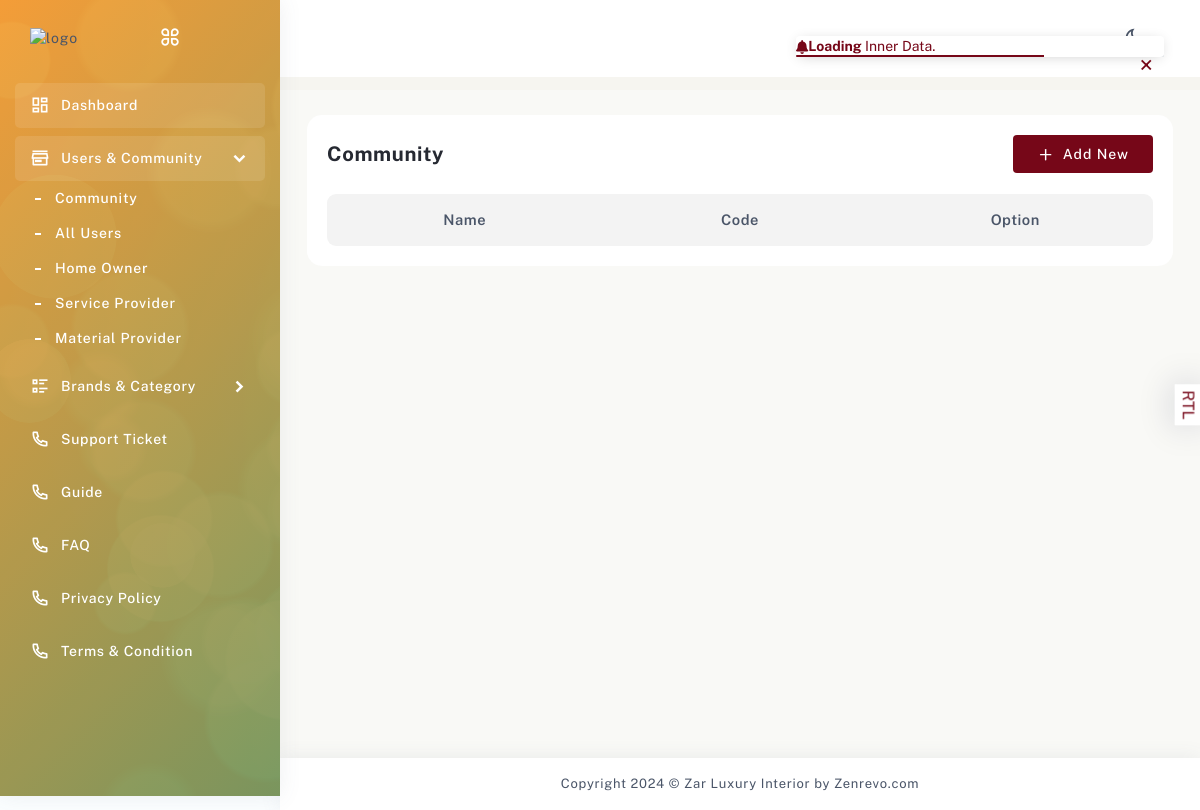
The page /dashboard/community on the database as committed earlier.
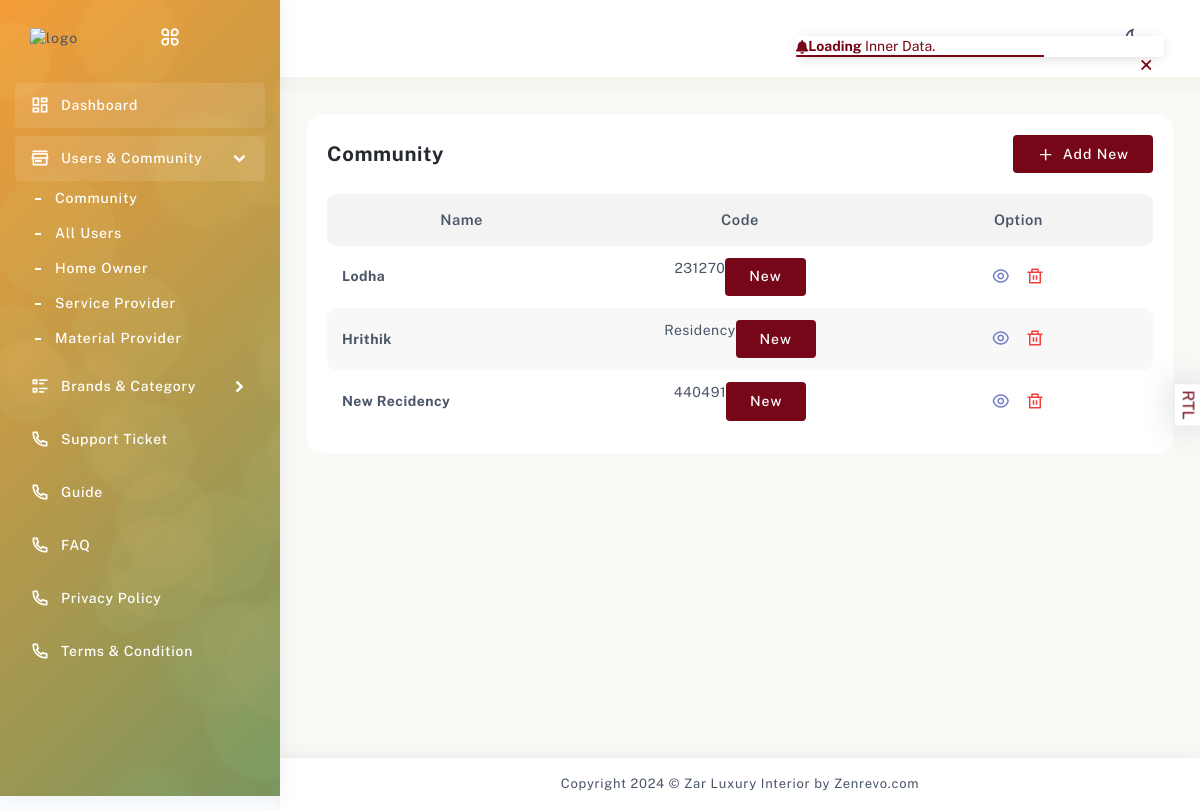
The same page on the database as committed later.
### main_app/models.py (models this page shows, shortened)
class Community(models.Model):
    name = models.CharField(max_length=100)
    description = models.TextField()
    code = models.CharField(max_length=10, unique=True, blank=True, null=True)
    created_at = models.DateTimeField(auto_now_add=True)
    updated_at = models.DateTimeField(auto_now=True)

### home/views.py (the view, shortened to what this page needs)
# urls.py: path('community',views.all_community,name='all_community'),
def all_community(request):
    community = Community.objects.all()
    if request.GET.get('type') == 'delete':
        id = request.GET.get('id')
        community = Community.objects.get(id=id)
        community.delete()
        messages.success(request, 'Community deleted successfully.')
        return redirect('all_community')
    return render(request,'dashboard/community.html',{ 'title':'Community' ,'community':community})

### templates/dashboard/community.html (shortened to what this page needs)
{% extends "dashboard/template.html" %}
{% block content %}
            <div class="page-body">
                <div class="container-fluid">
                    <div class="row">
                        <div class="col-sm-12">
                            <div class="card card-table">
                                <div class="card-body">
                                    <div class="title-header option-title">
                                        <h5>Community</h5>
                                        <form class="d-inline-flex">
                                            <a href="#" class="align-items-center btn btn-theme d-flex" data-bs-toggle="modal" data-bs-target="#addCategoryModal">
                                                <i data-feather="plus"></i> Add New
                                            </a>
                                        </form>
                                    </div>
                                    <div class="table-responsive table-product">
                                        <table class="table all-package theme-table" id="table_id">
                                            <thead>
                                                <tr>
                                                    <th>Name</th>
                                                    <th>Code</th>
                                                    <th>Option</th>
                                                </tr>
                                            </thead>
                                            <tbody>
                                                {% for i in community %}
                                                <tr>
                                                    <td>
                                                        <div class="user-name">
                                                            <span>{{i.name}}</span>
                                                        </div>
                                                    </td>
                                                    <td class="d-flex justify-content-center">{{i.code}}      <a href="#" class="btn btn-primary" onclick="confirmRegenerate({{i.id}})">New</a>                                                    </td>
                                                    <td>
                                                        <ul>
                                                            <li>
                                                                <a href="{% url 'users_list' %}?community={{i.code}}">
                                                                    <i class="ri-eye-line"></i>
                                                                </a>
                                                            </li>
                                                            <li>
                                                                <a href="{% url 'all_community' %}?type=delete&id={{i.id}}" >
                                                                    <i class="ri-delete-bin-line"></i>
                                                                </a>
                                                            </li>
                                                        </ul>
                                                    </td>
                                                </tr>
                                                {% endfor %}
                                            </tbody>
                                        </table>
                                    </div>
                                </div>
                            </div>
                        </div>
                    </div>
                </div>
            </div>
            {% endblock content %}

Rows that differ between the two databases and show on the page:
added Community: name "Lodha", code "231270"
added Community: name "Hrithik", code "Residency"
added Community: name "New Recidency", code "440491"
